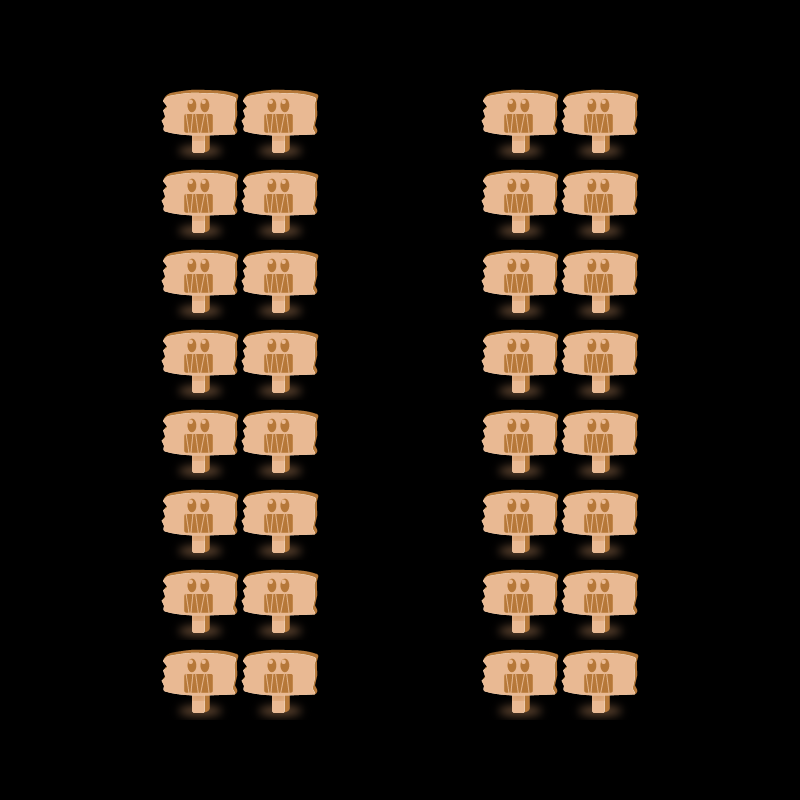

Below is a game level as drawn by its tile map, then a one-line description and the .tmx that defines it (tile-layer data replaced by summaries):
An orthogonal 10x10 tile map with 80x80 px tiles, 1 tile layer (gamelayer).

<map version="1.0" orientation="orthogonal" width="10" height="10" tilewidth="80" tileheight="80">
 <tileset firstgid="1" name="LevelBlock" tilewidth="80" tileheight="80">
  <image source="LevelBlock.png" width="320" height="240" />
 </tileset>
 <layer name="gamelayer" width="10" height="10">
  <data>[100 cells, 32 non-empty, 1 distinct tile ids]</data>
 </layer>
</map>
